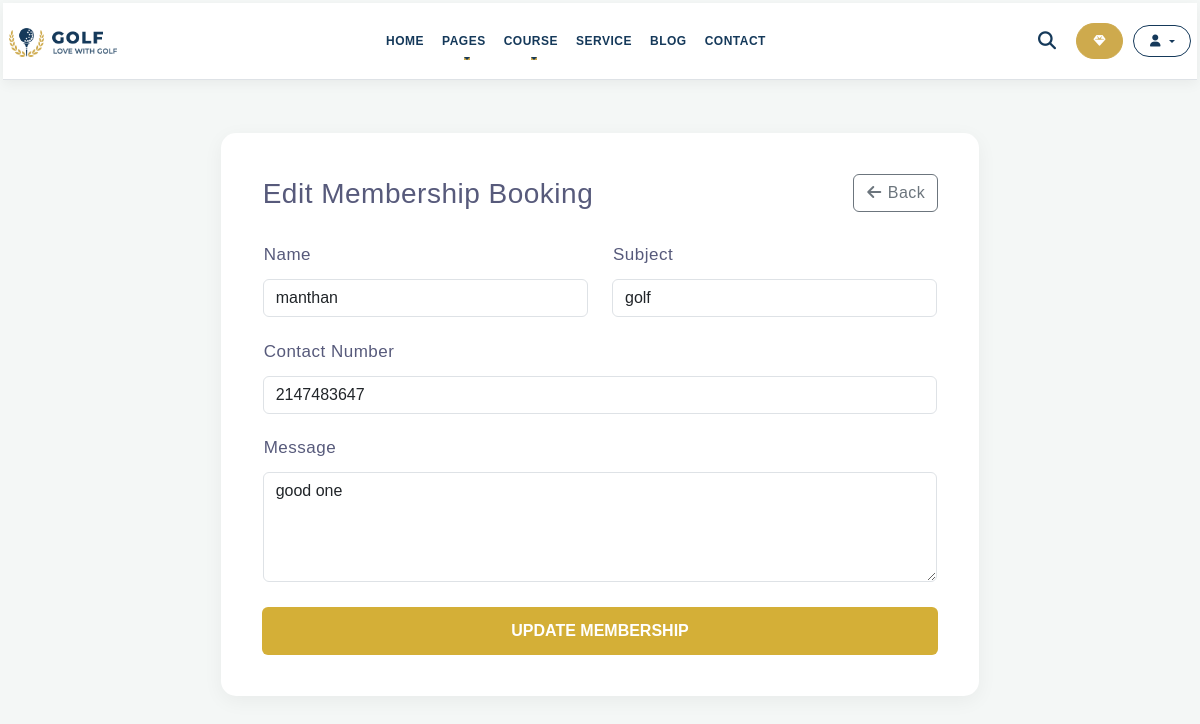
Page /website/code/booking_edit.php?type=membership&id=7 (signed in) on the committed database.
### tables this page shows
CREATE TABLE `membership` (
  `id` int(11) NOT NULL,
  `name` varchar(50) NOT NULL,
  `email` varchar(50) NOT NULL,
  `subject` varchar(50) NOT NULL,
  `contact` int(11) NOT NULL,
  `message` varchar(250) NOT NULL
);

### website/code/booking_edit.php (the view, shortened to what this page needs)
<?php
require 'db.php';
$user_email = $_SESSION['user_email'];
$type = $_GET['type'];
$id = (int)$_GET['id'];
$stmt = $con->prepare("SELECT * FROM `$type` WHERE id = ? AND email = ?");
$stmt->bind_param("is", $id, $user_email);
$stmt->execute();
$result = $stmt->get_result();
$record = $result->fetch_assoc();
?>
<!DOCTYPE html>
<html lang="en">
<head>
    <link href="https://cdn.jsdelivr.net/npm/bootstrap@5.3.0/dist/css/bootstrap.min.css" rel="stylesheet">
    <link href="https://cdnjs.cloudflare.com/ajax/libs/font-awesome/6.4.0/css/all.min.css" rel="stylesheet">
    <link rel="stylesheet" href="../css/style.css">
</head>
<body>
    <?php include 'header.php'; ?>
    <div class="container">
        <div class="row justify-content-center">
            <div class="col-md-8 edit-card">
                <div class="d-flex justify-content-between align-items-center mb-4">
                    <h3 class="mb-0">Edit <?php echo ucwords(str_replace('_', ' ', $type)); ?> Booking</h3>
                    <a href="profile.php" class="btn btn-outline-secondary"><i class="fa fa-arrow-left"></i> Back</a>
                </div>
                <form action="booking_edit.php" method="POST">
                    <?php if ($type == 'membership'): ?>
                        <div class="row mb-3">
                            <div class="col-md-6">
                                <label class="form-label">Name</label>
                                <input type="text" class="form-control" name="mname" value="<?php echo htmlspecialchars($record['name']); ?>" required>
                            </div>
                            <div class="col-md-6">
                                <label class="form-label">Subject</label>
                                <input type="text" class="form-control" name="msubject" value="<?php echo htmlspecialchars($record['subject']); ?>" required>
                            </div>
                        </div>
                        <div class="row mb-3">
                            <div class="col-md-12">
                                <label class="form-label">Contact Number</label>
                                <input type="number" class="form-control" name="mcontact" value="<?php echo htmlspecialchars($record['contact']); ?>" required>
                            </div>
                        </div>
                        <div class="mb-4">
                            <label class="form-label">Message</label>
                            <textarea class="form-control" name="mmessage" rows="4" required><?php echo htmlspecialchars($record['message']); ?></textarea>
                        </div>
                    <?php endif; ?>
                    <button type="submit" class="btn btn-gold w-100">Update <?php echo ucwords(str_replace('_', ' ', $type)); ?></button>
                </form>
            </div>
        </div>
    </div>
</body>
</html>

### website/css/style.css (style rules this page uses)
* { margin: 0; padding: 1px; font-family: 'Source Sans Pro', sans-serif; }
body { font-size: 17px; letter-spacing: 0.5px; color: #575a7b; font-weight: 400; line-height: 1.7; overflow-x: hidden; }
a { text-decoration: none; transition: all 0.3s ease; }
.btn-gold { background-color: #d1a853; color: #fff; font-weight: 700; padding: 12px 30px; border-radius: 6px; text-transform: uppercase; border: none; transition: background-color 0.3s ease; }
.row { display: flex; flex-wrap: wrap; }

### website/code/booking_edit.php (style rules this page uses)
body { background-color: #f4f7f6; }
.edit-card { background: #fff; border-radius: 15px; box-shadow: 0 5px 20px rgba(0,0,0,0.05); padding: 40px; margin-top: 50px; margin-bottom: 50px; }
.btn-gold { background-color: #D4AF37; color: #fff; font-weight: 600; border: none; }

### rows in the picture
membership: mname "manthan", msubject "golf", mcontact "2147483647", mmessage "good one"

### other values in the picture
str_replace('_', ' ', $type) "Membership"
str_replace('_', ' ', $type) "MEMBERSHIP"
